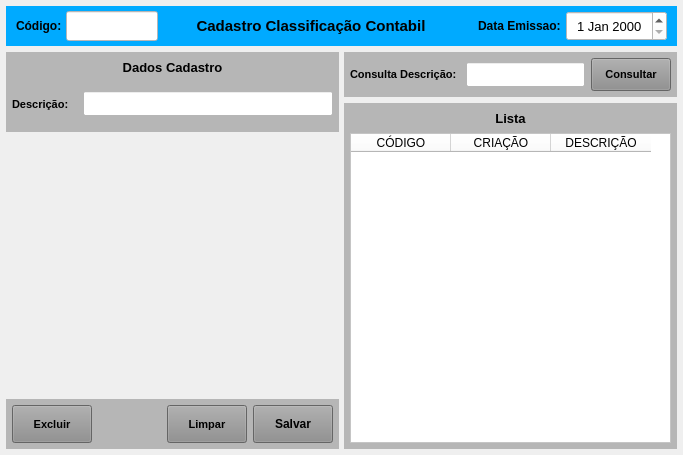
<?xml version="1.0" encoding="UTF-8"?>
<ui version="4.0">
 <class>MainWindow</class>
 <widget class="QMainWindow" name="MainWindow">
  <property name="geometry">
   <rect>
    <x>0</x>
    <y>0</y>
    <width>683</width>
    <height>455</height>
   </rect>
  </property>
  <property name="windowTitle">
   <string>Cadastro Classificação Contabil</string>
  </property>
  <property name="styleSheet">
   <string notr="true"/>
  </property>
  <widget class="QWidget" name="centralwidget">
   <layout class="QVBoxLayout" name="verticalLayout">
    <property name="spacing">
     <number>6</number>
    </property>
    <property name="leftMargin">
     <number>6</number>
    </property>
    <property name="topMargin">
     <number>6</number>
    </property>
    <property name="rightMargin">
     <number>6</number>
    </property>
    <property name="bottomMargin">
     <number>6</number>
    </property>
    <item>
     <widget class="QWidget" name="widget" native="true">
      <property name="minimumSize">
       <size>
        <width>0</width>
        <height>40</height>
       </size>
      </property>
      <property name="maximumSize">
       <size>
        <width>16777215</width>
        <height>40</height>
       </size>
      </property>
      <property name="styleSheet">
       <string notr="true">background-color: rgb(0, 170, 255);</string>
      </property>
      <layout class="QHBoxLayout" name="horizontalLayout">
       <property name="spacing">
        <number>2</number>
       </property>
       <property name="leftMargin">
        <number>10</number>
       </property>
       <property name="topMargin">
        <number>5</number>
       </property>
       <property name="rightMargin">
        <number>10</number>
       </property>
       <property name="bottomMargin">
        <number>5</number>
       </property>
       <item>
        <widget class="QLabel" name="label_4">
         <property name="minimumSize">
          <size>
           <width>0</width>
           <height>0</height>
          </size>
         </property>
         <property name="maximumSize">
          <size>
           <width>48</width>
           <height>16777215</height>
          </size>
         </property>
         <property name="font">
          <font>
           <pointsize>9</pointsize>
           <weight>75</weight>
           <bold>true</bold>
          </font>
         </property>
         <property name="styleSheet">
          <string notr="true"/>
         </property>
         <property name="text">
          <string>Código:</string>
         </property>
         <property name="alignment">
          <set>Qt::AlignLeading|Qt::AlignLeft|Qt::AlignVCenter</set>
         </property>
        </widget>
       </item>
       <item>
        <widget class="QLineEdit" name="line_Num">
         <property name="sizePolicy">
          <sizepolicy hsizetype="Preferred" vsizetype="Preferred">
           <horstretch>0</horstretch>
           <verstretch>0</verstretch>
          </sizepolicy>
         </property>
         <property name="minimumSize">
          <size>
           <width>0</width>
           <height>0</height>
          </size>
         </property>
         <property name="maximumSize">
          <size>
           <width>92</width>
           <height>16777215</height>
          </size>
         </property>
         <property name="font">
          <font>
           <pointsize>12</pointsize>
          </font>
         </property>
         <property name="styleSheet">
          <string notr="true">background-color: rgb(255, 255, 255);</string>
         </property>
         <property name="inputMask">
          <string/>
         </property>
         <property name="text">
          <string/>
         </property>
         <property name="frame">
          <bool>true</bool>
         </property>
         <property name="echoMode">
          <enum>QLineEdit::Normal</enum>
         </property>
         <property name="alignment">
          <set>Qt::AlignCenter</set>
         </property>
         <property name="dragEnabled">
          <bool>false</bool>
         </property>
         <property name="placeholderText">
          <string/>
         </property>
        </widget>
       </item>
       <item>
        <widget class="QLabel" name="label_13">
         <property name="sizePolicy">
          <sizepolicy hsizetype="Preferred" vsizetype="Preferred">
           <horstretch>0</horstretch>
           <verstretch>0</verstretch>
          </sizepolicy>
         </property>
         <property name="minimumSize">
          <size>
           <width>0</width>
           <height>0</height>
          </size>
         </property>
         <property name="font">
          <font>
           <pointsize>11</pointsize>
           <weight>75</weight>
           <bold>true</bold>
          </font>
         </property>
         <property name="styleSheet">
          <string notr="true"/>
         </property>
         <property name="text">
          <string>Cadastro Classificação Contabil</string>
         </property>
         <property name="alignment">
          <set>Qt::AlignCenter</set>
         </property>
        </widget>
       </item>
       <item>
        <widget class="QLabel" name="label_11">
         <property name="sizePolicy">
          <sizepolicy hsizetype="Preferred" vsizetype="Preferred">
           <horstretch>0</horstretch>
           <verstretch>0</verstretch>
          </sizepolicy>
         </property>
         <property name="minimumSize">
          <size>
           <width>0</width>
           <height>0</height>
          </size>
         </property>
         <property name="maximumSize">
          <size>
           <width>100</width>
           <height>16777215</height>
          </size>
         </property>
         <property name="font">
          <font>
           <pointsize>9</pointsize>
           <weight>75</weight>
           <bold>true</bold>
          </font>
         </property>
         <property name="styleSheet">
          <string notr="true"/>
         </property>
         <property name="text">
          <string>Data Emissao: </string>
         </property>
         <property name="alignment">
          <set>Qt::AlignRight|Qt::AlignTrailing|Qt::AlignVCenter</set>
         </property>
        </widget>
       </item>
       <item>
        <widget class="QDateEdit" name="date_Emissao">
         <property name="sizePolicy">
          <sizepolicy hsizetype="Preferred" vsizetype="Preferred">
           <horstretch>0</horstretch>
           <verstretch>0</verstretch>
          </sizepolicy>
         </property>
         <property name="minimumSize">
          <size>
           <width>0</width>
           <height>0</height>
          </size>
         </property>
         <property name="maximumSize">
          <size>
           <width>101</width>
           <height>16777215</height>
          </size>
         </property>
         <property name="font">
          <font>
           <pointsize>10</pointsize>
          </font>
         </property>
         <property name="styleSheet">
          <string notr="true">background-color: rgb(255, 255, 255);</string>
         </property>
         <property name="alignment">
          <set>Qt::AlignCenter</set>
         </property>
        </widget>
       </item>
      </layout>
     </widget>
    </item>
    <item>
     <widget class="QWidget" name="widget_2" native="true">
      <property name="styleSheet">
       <string notr="true"/>
      </property>
      <layout class="QHBoxLayout" name="horizontalLayout_3">
       <property name="spacing">
        <number>5</number>
       </property>
       <property name="leftMargin">
        <number>0</number>
       </property>
       <property name="topMargin">
        <number>0</number>
       </property>
       <property name="rightMargin">
        <number>0</number>
       </property>
       <property name="bottomMargin">
        <number>0</number>
       </property>
       <item>
        <widget class="QWidget" name="widget_4" native="true">
         <property name="minimumSize">
          <size>
           <width>0</width>
           <height>0</height>
          </size>
         </property>
         <property name="maximumSize">
          <size>
           <width>391</width>
           <height>16777215</height>
          </size>
         </property>
         <property name="styleSheet">
          <string notr="true"/>
         </property>
         <layout class="QVBoxLayout" name="verticalLayout_2">
          <property name="spacing">
           <number>5</number>
          </property>
          <property name="leftMargin">
           <number>0</number>
          </property>
          <property name="topMargin">
           <number>0</number>
          </property>
          <property name="rightMargin">
           <number>0</number>
          </property>
          <property name="bottomMargin">
           <number>0</number>
          </property>
          <item>
           <widget class="QWidget" name="widget_6" native="true">
            <property name="minimumSize">
             <size>
              <width>0</width>
              <height>80</height>
             </size>
            </property>
            <property name="maximumSize">
             <size>
              <width>16777215</width>
              <height>80</height>
             </size>
            </property>
            <property name="styleSheet">
             <string notr="true">background-color: rgb(182, 182, 182);</string>
            </property>
            <layout class="QVBoxLayout" name="verticalLayout_3">
             <property name="leftMargin">
              <number>6</number>
             </property>
             <property name="topMargin">
              <number>6</number>
             </property>
             <property name="rightMargin">
              <number>6</number>
             </property>
             <property name="bottomMargin">
              <number>6</number>
             </property>
             <item>
              <widget class="QLabel" name="label_2">
               <property name="minimumSize">
                <size>
                 <width>0</width>
                 <height>18</height>
                </size>
               </property>
               <property name="maximumSize">
                <size>
                 <width>16777215</width>
                 <height>18</height>
                </size>
               </property>
               <property name="font">
                <font>
                 <pointsize>10</pointsize>
                 <weight>75</weight>
                 <bold>true</bold>
                </font>
               </property>
               <property name="text">
                <string>Dados Cadastro</string>
               </property>
               <property name="alignment">
                <set>Qt::AlignCenter</set>
               </property>
              </widget>
             </item>
             <item>
              <widget class="QWidget" name="widget_8" native="true">
               <layout class="QHBoxLayout" name="horizontalLayout_4">
                <property name="leftMargin">
                 <number>0</number>
                </property>
                <property name="topMargin">
                 <number>0</number>
                </property>
                <property name="rightMargin">
                 <number>0</number>
                </property>
                <property name="bottomMargin">
                 <number>0</number>
                </property>
                <item>
                 <widget class="QLabel" name="label_24">
                  <property name="minimumSize">
                   <size>
                    <width>0</width>
                    <height>0</height>
                   </size>
                  </property>
                  <property name="maximumSize">
                   <size>
                    <width>65</width>
                    <height>16777215</height>
                   </size>
                  </property>
                  <property name="font">
                   <font>
                    <pointsize>8</pointsize>
                    <weight>75</weight>
                    <bold>true</bold>
                   </font>
                  </property>
                  <property name="text">
                   <string>Descrição:</string>
                  </property>
                  <property name="alignment">
                   <set>Qt::AlignLeading|Qt::AlignLeft|Qt::AlignVCenter</set>
                  </property>
                 </widget>
                </item>
                <item>
                 <widget class="QLineEdit" name="line_Descricao">
                  <property name="sizePolicy">
                   <sizepolicy hsizetype="Preferred" vsizetype="Preferred">
                    <horstretch>0</horstretch>
                    <verstretch>0</verstretch>
                   </sizepolicy>
                  </property>
                  <property name="minimumSize">
                   <size>
                    <width>0</width>
                    <height>0</height>
                   </size>
                  </property>
                  <property name="maximumSize">
                   <size>
                    <width>16777215</width>
                    <height>25</height>
                   </size>
                  </property>
                  <property name="font">
                   <font>
                    <pointsize>8</pointsize>
                   </font>
                  </property>
                  <property name="styleSheet">
                   <string notr="true">background-color: rgb(255, 255, 255);</string>
                  </property>
                  <property name="text">
                   <string/>
                  </property>
                  <property name="maxLength">
                   <number>45</number>
                  </property>
                  <property name="alignment">
                   <set>Qt::AlignLeading|Qt::AlignLeft|Qt::AlignVCenter</set>
                  </property>
                 </widget>
                </item>
               </layout>
              </widget>
             </item>
            </layout>
           </widget>
          </item>
          <item>
           <widget class="QWidget" name="widget_7" native="true"/>
          </item>
          <item>
           <widget class="QWidget" name="widget_3" native="true">
            <property name="minimumSize">
             <size>
              <width>0</width>
              <height>50</height>
             </size>
            </property>
            <property name="maximumSize">
             <size>
              <width>16777215</width>
              <height>50</height>
             </size>
            </property>
            <property name="styleSheet">
             <string notr="true">background-color: rgb(182, 182, 182);</string>
            </property>
            <layout class="QHBoxLayout" name="horizontalLayout_2">
             <property name="spacing">
              <number>6</number>
             </property>
             <property name="leftMargin">
              <number>6</number>
             </property>
             <property name="topMargin">
              <number>6</number>
             </property>
             <property name="rightMargin">
              <number>6</number>
             </property>
             <property name="bottomMargin">
              <number>6</number>
             </property>
             <item>
              <widget class="QPushButton" name="btn_Excluir">
               <property name="sizePolicy">
                <sizepolicy hsizetype="Fixed" vsizetype="Preferred">
                 <horstretch>0</horstretch>
                 <verstretch>0</verstretch>
                </sizepolicy>
               </property>
               <property name="maximumSize">
                <size>
                 <width>80</width>
                 <height>16777215</height>
                </size>
               </property>
               <property name="font">
                <font>
                 <pointsize>8</pointsize>
                 <weight>75</weight>
                 <bold>true</bold>
                </font>
               </property>
               <property name="cursor">
                <cursorShape>PointingHandCursor</cursorShape>
               </property>
               <property name="layoutDirection">
                <enum>Qt::LeftToRight</enum>
               </property>
               <property name="autoFillBackground">
                <bool>false</bool>
               </property>
               <property name="styleSheet">
                <string notr="true">background-color: rgb(141, 141, 141);</string>
               </property>
               <property name="text">
                <string>Excluir</string>
               </property>
               <property name="checkable">
                <bool>false</bool>
               </property>
               <property name="autoDefault">
                <bool>false</bool>
               </property>
               <property name="default">
                <bool>false</bool>
               </property>
               <property name="flat">
                <bool>false</bool>
               </property>
              </widget>
             </item>
             <item>
              <widget class="QLabel" name="label">
               <property name="text">
                <string/>
               </property>
              </widget>
             </item>
             <item>
              <widget class="QPushButton" name="btn_Limpar">
               <property name="sizePolicy">
                <sizepolicy hsizetype="Fixed" vsizetype="Preferred">
                 <horstretch>0</horstretch>
                 <verstretch>0</verstretch>
                </sizepolicy>
               </property>
               <property name="maximumSize">
                <size>
                 <width>80</width>
                 <height>16777215</height>
                </size>
               </property>
               <property name="font">
                <font>
                 <pointsize>8</pointsize>
                 <weight>75</weight>
                 <bold>true</bold>
                </font>
               </property>
               <property name="cursor">
                <cursorShape>PointingHandCursor</cursorShape>
               </property>
               <property name="layoutDirection">
                <enum>Qt::LeftToRight</enum>
               </property>
               <property name="autoFillBackground">
                <bool>false</bool>
               </property>
               <property name="styleSheet">
                <string notr="true">background-color: rgb(141, 141, 141);</string>
               </property>
               <property name="text">
                <string>Limpar</string>
               </property>
               <property name="checkable">
                <bool>false</bool>
               </property>
               <property name="autoDefault">
                <bool>false</bool>
               </property>
               <property name="default">
                <bool>false</bool>
               </property>
               <property name="flat">
                <bool>false</bool>
               </property>
              </widget>
             </item>
             <item>
              <widget class="QPushButton" name="btn_Salvar">
               <property name="sizePolicy">
                <sizepolicy hsizetype="Fixed" vsizetype="Preferred">
                 <horstretch>0</horstretch>
                 <verstretch>0</verstretch>
                </sizepolicy>
               </property>
               <property name="maximumSize">
                <size>
                 <width>80</width>
                 <height>16777215</height>
                </size>
               </property>
               <property name="font">
                <font>
                 <pointsize>9</pointsize>
                 <weight>75</weight>
                 <bold>true</bold>
                </font>
               </property>
               <property name="cursor">
                <cursorShape>PointingHandCursor</cursorShape>
               </property>
               <property name="styleSheet">
                <string notr="true">background-color: rgb(141, 141, 141);</string>
               </property>
               <property name="text">
                <string>Salvar</string>
               </property>
              </widget>
             </item>
            </layout>
           </widget>
          </item>
         </layout>
        </widget>
       </item>
       <item>
        <widget class="QWidget" name="widget_5" native="true">
         <property name="styleSheet">
          <string notr="true"/>
         </property>
         <layout class="QVBoxLayout" name="verticalLayout_5">
          <property name="leftMargin">
           <number>0</number>
          </property>
          <property name="topMargin">
           <number>0</number>
          </property>
          <property name="rightMargin">
           <number>0</number>
          </property>
          <property name="bottomMargin">
           <number>0</number>
          </property>
          <item>
           <widget class="QWidget" name="widget_12" native="true">
            <property name="maximumSize">
             <size>
              <width>16777215</width>
              <height>45</height>
             </size>
            </property>
            <property name="sizeIncrement">
             <size>
              <width>0</width>
              <height>45</height>
             </size>
            </property>
            <property name="styleSheet">
             <string notr="true">background-color: rgb(182, 182, 182);</string>
            </property>
            <layout class="QHBoxLayout" name="horizontalLayout_7">
             <property name="leftMargin">
              <number>6</number>
             </property>
             <property name="topMargin">
              <number>6</number>
             </property>
             <property name="rightMargin">
              <number>6</number>
             </property>
             <property name="bottomMargin">
              <number>6</number>
             </property>
             <item>
              <widget class="QLabel" name="label_6">
               <property name="minimumSize">
                <size>
                 <width>0</width>
                 <height>0</height>
                </size>
               </property>
               <property name="maximumSize">
                <size>
                 <width>110</width>
                 <height>16777215</height>
                </size>
               </property>
               <property name="font">
                <font>
                 <pointsize>8</pointsize>
                 <weight>75</weight>
                 <bold>true</bold>
                </font>
               </property>
               <property name="text">
                <string>Consulta Descrição:</string>
               </property>
               <property name="alignment">
                <set>Qt::AlignLeading|Qt::AlignLeft|Qt::AlignVCenter</set>
               </property>
              </widget>
             </item>
             <item>
              <widget class="QLineEdit" name="line_Consulta">
               <property name="sizePolicy">
                <sizepolicy hsizetype="Preferred" vsizetype="Preferred">
                 <horstretch>0</horstretch>
                 <verstretch>0</verstretch>
                </sizepolicy>
               </property>
               <property name="minimumSize">
                <size>
                 <width>0</width>
                 <height>0</height>
                </size>
               </property>
               <property name="maximumSize">
                <size>
                 <width>16777215</width>
                 <height>25</height>
                </size>
               </property>
               <property name="font">
                <font>
                 <pointsize>8</pointsize>
                </font>
               </property>
               <property name="styleSheet">
                <string notr="true">background-color: rgb(255, 255, 255);</string>
               </property>
               <property name="inputMask">
                <string/>
               </property>
               <property name="alignment">
                <set>Qt::AlignLeading|Qt::AlignLeft|Qt::AlignVCenter</set>
               </property>
              </widget>
             </item>
             <item>
              <widget class="QPushButton" name="btn_Consulta">
               <property name="sizePolicy">
                <sizepolicy hsizetype="Preferred" vsizetype="Preferred">
                 <horstretch>0</horstretch>
                 <verstretch>0</verstretch>
                </sizepolicy>
               </property>
               <property name="minimumSize">
                <size>
                 <width>0</width>
                 <height>0</height>
                </size>
               </property>
               <property name="maximumSize">
                <size>
                 <width>80</width>
                 <height>16777215</height>
                </size>
               </property>
               <property name="font">
                <font>
                 <pointsize>8</pointsize>
                 <weight>75</weight>
                 <bold>true</bold>
                </font>
               </property>
               <property name="cursor">
                <cursorShape>PointingHandCursor</cursorShape>
               </property>
               <property name="layoutDirection">
                <enum>Qt::LeftToRight</enum>
               </property>
               <property name="autoFillBackground">
                <bool>false</bool>
               </property>
               <property name="styleSheet">
                <string notr="true">background-color: rgb(141, 141, 141);</string>
               </property>
               <property name="text">
                <string>Consultar</string>
               </property>
               <property name="checkable">
                <bool>false</bool>
               </property>
               <property name="autoDefault">
                <bool>false</bool>
               </property>
               <property name="default">
                <bool>false</bool>
               </property>
               <property name="flat">
                <bool>false</bool>
               </property>
              </widget>
             </item>
            </layout>
           </widget>
          </item>
          <item>
           <widget class="QWidget" name="widget_11" native="true">
            <property name="styleSheet">
             <string notr="true">background-color: rgb(182, 182, 182);</string>
            </property>
            <layout class="QVBoxLayout" name="verticalLayout_4">
             <property name="leftMargin">
              <number>6</number>
             </property>
             <property name="topMargin">
              <number>6</number>
             </property>
             <property name="rightMargin">
              <number>6</number>
             </property>
             <property name="bottomMargin">
              <number>6</number>
             </property>
             <item>
              <widget class="QLabel" name="label_5">
               <property name="minimumSize">
                <size>
                 <width>0</width>
                 <height>18</height>
                </size>
               </property>
               <property name="maximumSize">
                <size>
                 <width>16777215</width>
                 <height>18</height>
                </size>
               </property>
               <property name="font">
                <font>
                 <pointsize>10</pointsize>
                 <weight>75</weight>
                 <bold>true</bold>
                </font>
               </property>
               <property name="text">
                <string>Lista</string>
               </property>
               <property name="alignment">
                <set>Qt::AlignCenter</set>
               </property>
              </widget>
             </item>
             <item>
              <widget class="QTableWidget" name="table_Lista">
               <property name="sizePolicy">
                <sizepolicy hsizetype="Preferred" vsizetype="Preferred">
                 <horstretch>0</horstretch>
                 <verstretch>0</verstretch>
                </sizepolicy>
               </property>
               <property name="font">
                <font>
                 <pointsize>9</pointsize>
                </font>
               </property>
               <property name="styleSheet">
                <string notr="true">background-color: rgb(255, 255, 255);</string>
               </property>
               <attribute name="verticalHeaderDefaultSectionSize">
                <number>0</number>
               </attribute>
               <attribute name="verticalHeaderMinimumSectionSize">
                <number>0</number>
               </attribute>
               <column>
                <property name="text">
                 <string>CÓDIGO</string>
                </property>
               </column>
               <column>
                <property name="text">
                 <string>CRIAÇÃO</string>
                </property>
               </column>
               <column>
                <property name="text">
                 <string>DESCRIÇÃO</string>
                </property>
               </column>
              </widget>
             </item>
            </layout>
           </widget>
          </item>
         </layout>
        </widget>
       </item>
      </layout>
     </widget>
    </item>
   </layout>
  </widget>
 </widget>
 <resources/>
 <connections/>
</ui>
